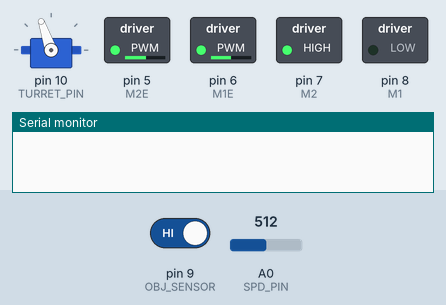
Recording of a sketch running on a simulated Arduino Uno, built with avr-gcc and run on an emulated ATmega328P. On the bench: servo, switched loads named in the sketch (green lamp = pin HIGH), the last lines printed to the serial monitor. Dashed ring = blinking. The test bench sets the inputs (shaded band); at power-on: pin 9 (OBJ_SENSOR) HIGH, A0 (SPD_PIN) = 512.

Above: at 1.25 s.
1.3 s: pin 9 (OBJ_SENSOR) driven LOW
At 2.3 s:
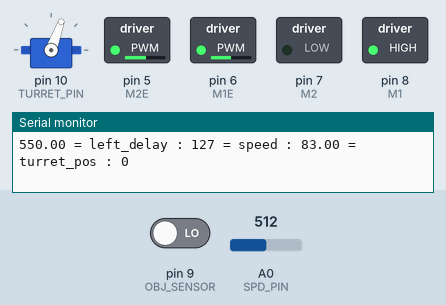
4.6 s: A0 (SPD_PIN) set to 716
7.9 s: A0 (SPD_PIN) set to 900
11.2 s: pin 9 (OBJ_SENSOR) driven HIGH
At 11.9 s:
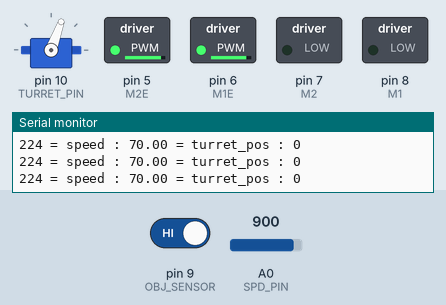
14.5 s: A0 (SPD_PIN) set to 1023
At 15.07 s:
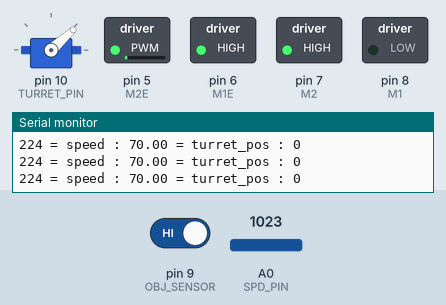
17.8 s: pin 9 (OBJ_SENSOR) driven LOW
At 18.2 s:
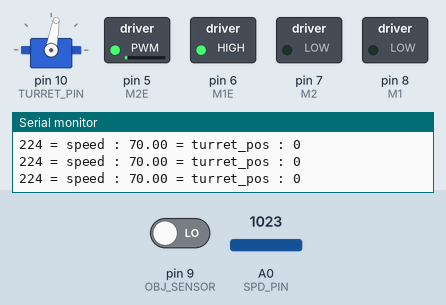
Timing chart, 0 to 22.1 s (numbered marks = the images above; inputs shaded):
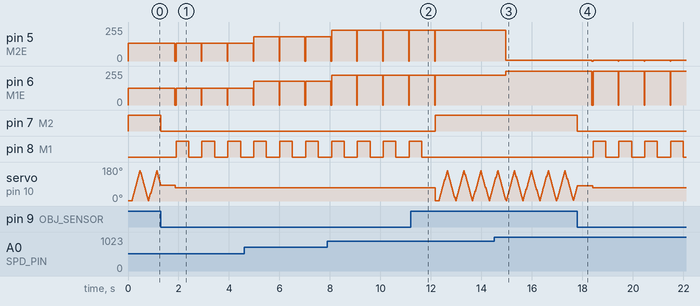

The sketch:

RoamerTank.ino
```cpp
#include <Servo.h>


#define M1E 6
#define M2E 5
#define M1 8
#define M2 7
#define SPD_PIN A0
#define TURRET_PIN 10
#define OBJ_SENSOR 9

#define M1_OFFSET 0
#define M2_OFFSET 5

const float TURN_DELAY_MILLIS = 500;
const float REVERSE_DELAY_MILLIS = 500;
const float TURRET_MID = 70;
const float TURRET_MAX = 160;
const float TURRET_MIN = 1;
const float TURRET_MILLIS_PER_DEGREE = 2;

float currentTurretPosition = TURRET_MID;

int spd = 50;

volatile byte obstacleState = HIGH;

Servo turret;

void setup(){
  pinMode(M1E, OUTPUT);
  pinMode(M2E, OUTPUT);
  pinMode(M1, OUTPUT);
  pinMode(M2, OUTPUT);
  pinMode(SPD_PIN, INPUT);
  pinMode(TURRET_PIN, OUTPUT);
  pinMode(OBJ_SENSOR, INPUT);

  analogWrite(M1E, 0);
  analogWrite(M2E, 0);
  digitalWrite(OBJ_SENSOR, HIGH);

  turret.attach(TURRET_PIN);
  turret.write(TURRET_MID);

  Serial.begin(9600);

}

void loop(){
  spd = map(analogRead(SPD_PIN), 0, 1023, 0, 255);
  CentreTurret();
  obstacleState = digitalRead(OBJ_SENSOR);

  while(obstacleState == HIGH){
    spd = map(analogRead(SPD_PIN), 0, 1023, 0, 255);
    Forward();
    TurretSweep();
//    Serial.print(spd);
//    Serial.print(" : ");
//    Serial.println(obstacleState);

  }
  MotorsOff();


  if(currentTurretPosition < TURRET_MID){ //left blocked
    Right();
    delay(floor(((1 - (TURRET_MID - currentTurretPosition)/TURRET_MID))*TURN_DELAY_MILLIS));
    Serial.print(floor(((1 - (TURRET_MID - currentTurretPosition)/TURRET_MID))*TURN_DELAY_MILLIS));
    Serial.print(" = right_delay : ");
  }

  if(currentTurretPosition > TURRET_MID){ //right blocked
    Left();
    delay(floor(((TURRET_MAX - currentTurretPosition)/TURRET_MID)*TURN_DELAY_MILLIS));
    Serial.print(floor(((TURRET_MAX - currentTurretPosition)/TURRET_MID)*TURN_DELAY_MILLIS));
    Serial.print(" = left_delay : ");
  }

  if(currentTurretPosition == TURRET_MID){ //straight through blocked
    Backward();
    delay(REVERSE_DELAY_MILLIS);
    Left();
    delay(TURN_DELAY_MILLIS);

  }

  MotorsOff();


  Serial.print(spd);
  Serial.print(" = speed : ");
  Serial.print(currentTurretPosition);
  Serial.print(" = turret_pos : ");
  Serial.println(obstacleState);
  delay(25);

}

void MotorsOn(){
  analogWrite(M1E, spd + M1_OFFSET);
  analogWrite(M2E, spd + M2_OFFSET);
}

void MotorsOff(){
  analogWrite(M1E, 0);
  analogWrite(M2E, 0);
}

void Forward(){
  digitalWrite(M1, LOW);
  digitalWrite(M2, HIGH);
  MotorsOn();
}

void Backward(){
  MotorsOff();
  digitalWrite(M1, HIGH);
  digitalWrite(M2, LOW);
  MotorsOn();
}

void Left(){
  MotorsOff();
  digitalWrite(M1, LOW);
  digitalWrite(M2, LOW);
  MotorsOn();
}

void Right(){
  MotorsOff();
  digitalWrite(M1, HIGH);
  digitalWrite(M2, HIGH);
  MotorsOn();
}

void TurretSweep(){
  turret.write(TURRET_MIN);
  delay((currentTurretPosition - TURRET_MIN) * TURRET_MILLIS_PER_DEGREE);
  for(int i = TURRET_MIN; i <= TURRET_MAX; i++){
      turret.write(i);
      delay(TURRET_MILLIS_PER_DEGREE);
      obstacleState = digitalRead(OBJ_SENSOR);
      currentTurretPosition = i;
      if(obstacleState == LOW){
        break;
      }

  }

  if(obstacleState != LOW) {
    for(int i = TURRET_MAX; i > TURRET_MIN; i--){
        turret.write(i);
        delay(TURRET_MILLIS_PER_DEGREE);
        obstacleState = digitalRead(OBJ_SENSOR);
        currentTurretPosition = i;
        if(obstacleState == LOW){
          break;
        }

    }
  }
}

void CentreTurret(){
  turret.write(TURRET_MID);
  delay((max(TURRET_MID,currentTurretPosition) - min(TURRET_MID,currentTurretPosition)) * TURRET_MILLIS_PER_DEGREE);
  currentTurretPosition = TURRET_MID;
}
```

Measured:
- after the input at 1.3 s, pin 5 (M2E): alternates 132/255 for 1.0 s and 0/255 for 0.03 s, starting after 0.55 s; pin 6 (M1E): alternates 127/255 for 1.0 s and 0/255 for 0.03 s, starting after 0.55 s; pin 7 (M2): HIGH → LOW at once; pin 8 (M1): alternates HIGH for 0.50 s and LOW for 0.53 s, starting after 0.60 s
- after the input at 14.5 s, pin 5 (M2E): 229/255 → 4/255 after 0.47 s; pin 6 (M1E): 224/255 → 255/255 after 0.47 s
- after the input at 17.8 s, pin 5 (M2E): alternates 4/255 for 1.0 s and 0/255 for 0.03 s, starting after 0.57 s; pin 6 (M1E): alternates 255/255 for 1.0 s and 0/255 for 0.03 s, starting after 0.57 s; pin 7 (M2): HIGH → LOW at once; pin 8 (M1): alternates HIGH for 0.50 s and LOW for 0.53 s, starting after 0.62 s
